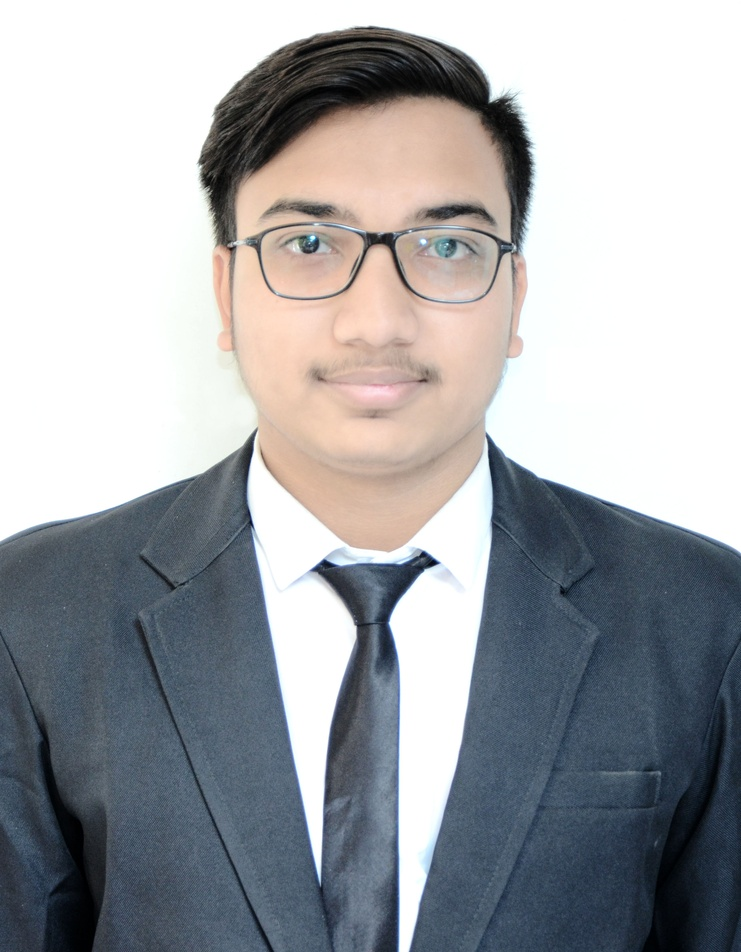
#> input picture img.jpg, 741 x 952 px, shrunk from 2362 x 3037 before the run
$ python image_compression.py
#> lines starting #> are read from the running program, lines starting #| are printed output that depends on the picture
from PIL import Image

im = Image.open('img.jpg').convert('L')
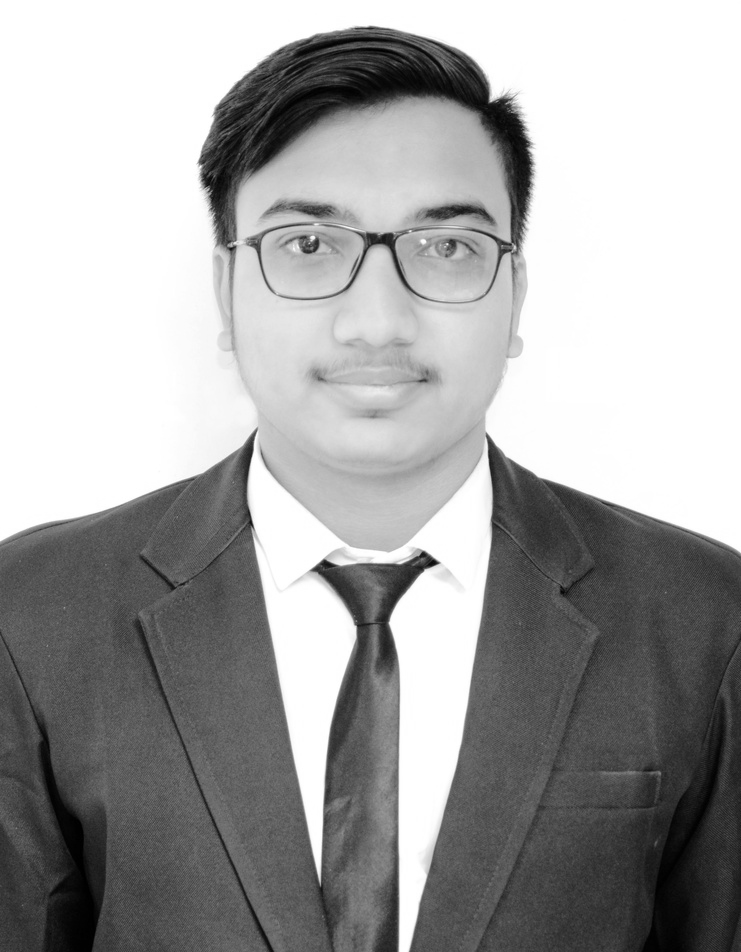
#> im: PIL image 741x952 L; min 0, max 255, mean 164.7
data_im = im.load()

new_im = Image.new(im.mode, im.size)
#> new_im: PIL image 741x952 L; every value is 0
data_new = new_im.load()

for i in range(im.width):
    for j in range(im.height):
        if data_im[i, j] >= 0 and data_im[i, j] <= 31:
            data_new[i, j] = 0

        elif data_im[i, j] >= 32 and data_im[i, j] <= 63:
            data_new[i, j] = 1

        elif data_im[i, j] >= 64 and data_im[i, j] <= 95:
            data_new[i, j] = 2

        elif data_im[i, j] >= 96 and data_im[i, j] <= 127:
            data_new[i, j] = 3

        elif data_im[i, j] >= 128 and data_im[i, j] <= 159:
            data_new[i, j] = 4

        elif data_im[i, j] >= 160 and data_im[i, j] <= 191:
            data_new[i, j] = 5

        elif data_im[i, j] >= 192 and data_im[i, j] <= 223:
            data_new[i, j] = 6

        elif data_im[i, j] >= 224 and data_im[i, j] <= 255:
            data_new[i, j] = 7

new_im.save("Compressed_img.jpg")
